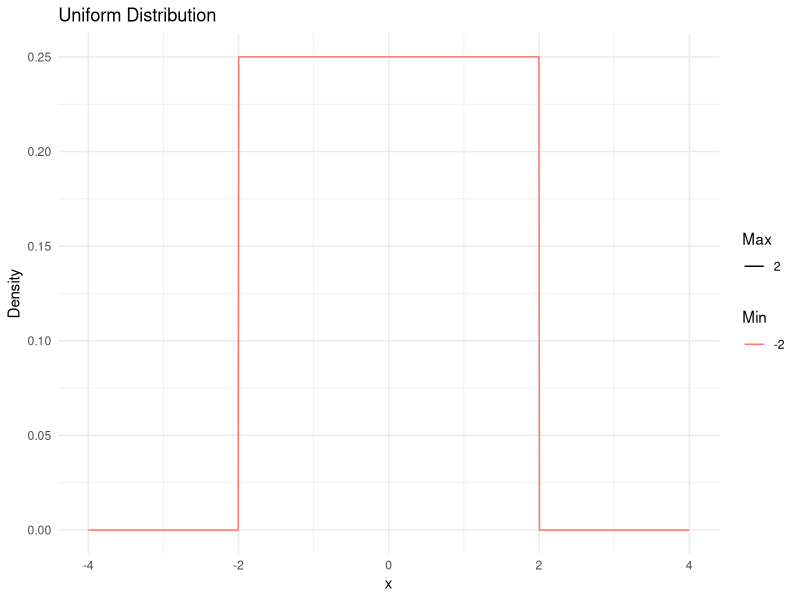
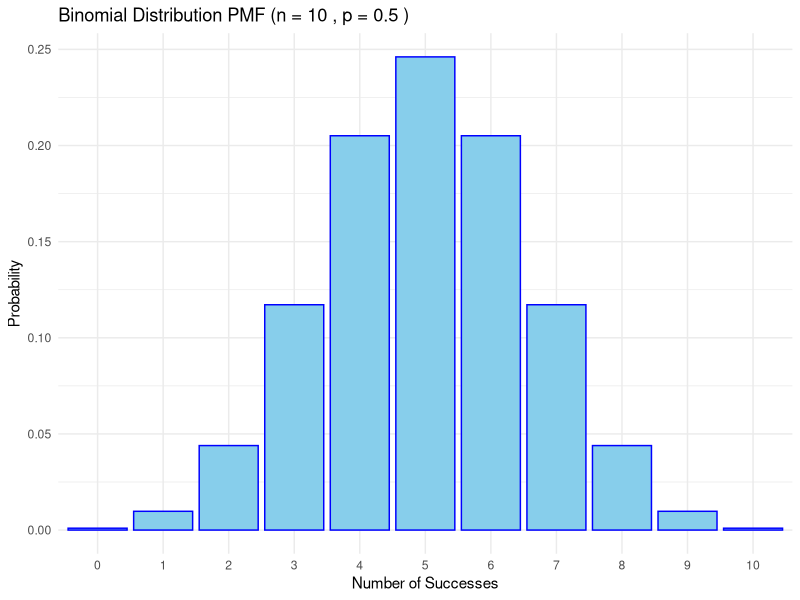
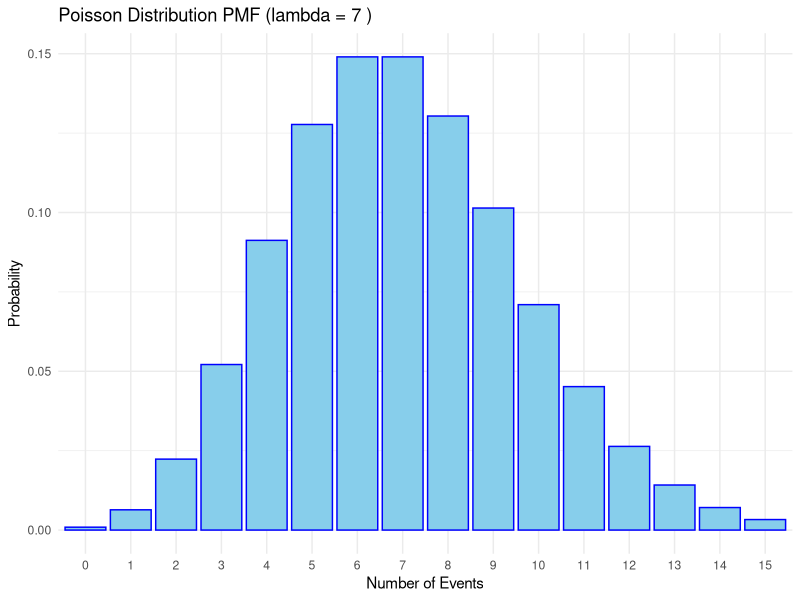
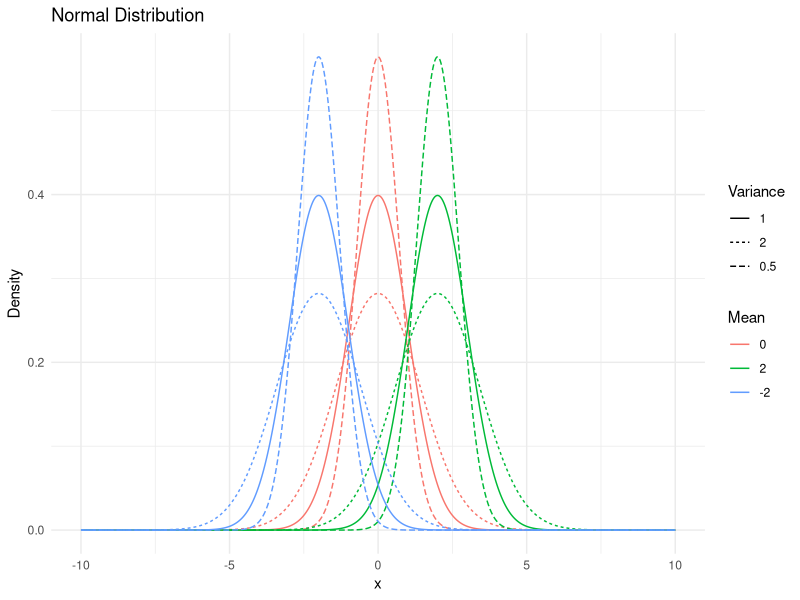
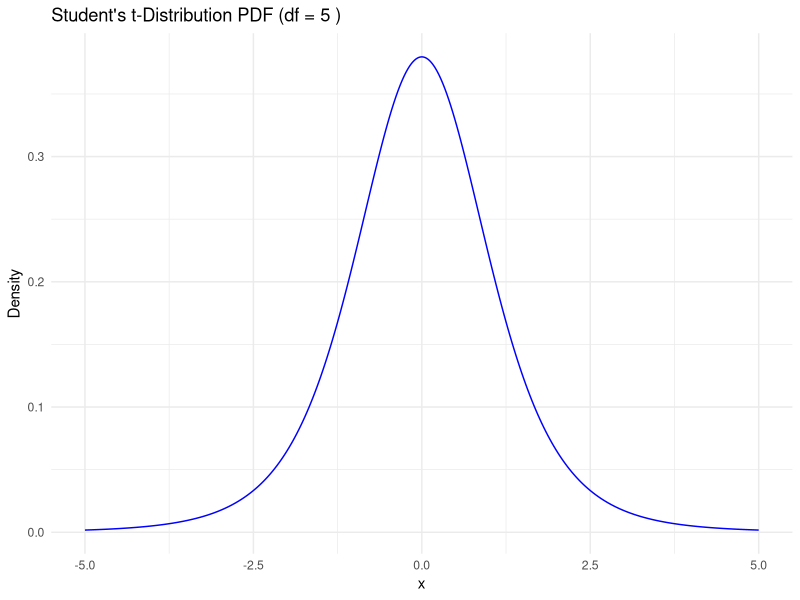

Write the R code that produced these figures, in order.
## ---- chunk 1
# Load necessary library
library(ggplot2)

# Define a function to plot the uniform distribution
plot_uniform_distribution <- function(mins, maxs, xlim = c(-1, 1), points = 1000) {
  # Create a data frame to hold the x values and densities for each min and max
  data <- data.frame()
  
  # Loop through each combination of min and max
  for (min_val in mins) {
    for (max_val in maxs) {
      x <- seq(xlim[1], xlim[2], length.out = points)
      y <- ifelse(x >= min_val & x <= max_val, 1 / (max_val - min_val), 0)
      temp <- data.frame(x = x, y = y, min = factor(min_val), max = factor(max_val))
      data <- rbind(data, temp)
    }
  }
  
  # Plot using ggplot2
  p <- ggplot(data, aes(x = x, y = y, color = min, linetype = max)) +
    geom_line() +
    labs(title = "Uniform Distribution",
         x = "x",
         y = "Density",
         color = "Min",
         linetype = "Max") +
    theme_minimal()
  
  print(p)
}

# Define min and max values
mins <- c(-2)
maxs <- c(2)

# Plot the uniform distributions
plot_uniform_distribution(mins, maxs, xlim = c(-4, 4))
## ---- chunk 2
# Load necessary libraries
library(ggplot2)

# Define a function to plot the binomial PMF
plot_binomial_pmf <- function(n, p) {
  # Create a data frame to hold the values and probabilities
  x <- 0:n
  y <- dbinom(x, size = n, prob = p)
  data <- data.frame(x = x, y = y)
  
  # Plot using ggplot2
  p <- ggplot(data, aes(x = factor(x), y = y)) +
    geom_bar(stat = "identity", fill = "skyblue", color = "blue") +
    labs(title = paste("Binomial Distribution PMF (n =", n, ", p =", p, ")"),
         x = "Number of Successes",
         y = "Probability") +
    theme_minimal()
  
  print(p)
}

# Define parameters for the binomial distribution
n <- 10  # number of trials
p <- 0.5 # probability of success in each trial

# Plot the binomial PMF
plot_binomial_pmf(n, p)
## ---- chunk 3
# Load necessary libraries
library(ggplot2)

# Define a function to plot the Poisson PMF
plot_poisson_pmf <- function(lambda, max_x = 15) {
  # Create a data frame to hold the values and probabilities
  x <- 0:max_x
  y <- dpois(x, lambda = lambda)
  data <- data.frame(x = x, y = y)
  
  # Plot using ggplot2
  p <- ggplot(data, aes(x = factor(x), y = y)) +
    geom_bar(stat = "identity", fill = "skyblue", color = "blue") +
    labs(title = paste("Poisson Distribution PMF (lambda =", lambda, ")"),
         x = "Number of Events",
         y = "Probability") +
    theme_minimal()
  
  print(p)
}

# Define parameter for the Poisson distribution
lambda <- 7  # average rate (mean)

# Plot the Poisson PMF
plot_poisson_pmf(lambda)
## ---- chunk 4
# Load necessary libraries
library(ggplot2)

# Define a function to plot the normal distribution
plot_normal_distribution <- function(means, variances, xlim = c(-10, 10), points = 1000) {
  # Create a data frame to hold the x values and densities for each mean and variance
  data <- data.frame()
  
  # Loop through each combination of mean and variance
  for (mean in means) {
    for (variance in variances) {
      sd <- sqrt(variance)
      x <- seq(xlim[1], xlim[2], length.out = points)
      y <- dnorm(x, mean = mean, sd = sd)
      temp <- data.frame(x = x, y = y, mean = factor(mean), variance = factor(variance))
      data <- rbind(data, temp)
    }
  }
  
  # Plot using ggplot2
  p <- ggplot(data, aes(x = x, y = y, color = mean, linetype = variance)) +
    geom_line() +
    labs(title = "Normal Distribution",
         x = "x",
         y = "Density",
         color = "Mean",
         linetype = "Variance") +
    theme_minimal()
  
  print(p)
}

# Define means and variances
means <- c(0, 2, -2)
variances <- c(1, 2, 0.5)

# Plot the normal distributions
plot_normal_distribution(means, variances)
## ---- chunk 5
# Load necessary libraries
library(ggplot2)

# Define a function to plot the PDF of the Student's t-distribution
plot_t_pdf <- function(df, x_range = c(-5, 5)) {
  # Create a sequence of x values
  x <- seq(x_range[1], x_range[2], length.out = 1000)
  y <- dt(x, df = df)
  
  # Create a data frame
  data <- data.frame(x = x, y = y)
  
  # Plot using ggplot2
  p <- ggplot(data, aes(x = x, y = y)) +
    geom_line(color = "blue") +
    labs(title = paste("Student's t-Distribution PDF (df =", df, ")"),
         x = "x",
         y = "Density") +
    theme_minimal()
  
  print(p)
}

# Define degrees of freedom for the t-distribution
df <- 5  # degrees of freedom

# Plot the t-distribution PDF
plot_t_pdf(df)
